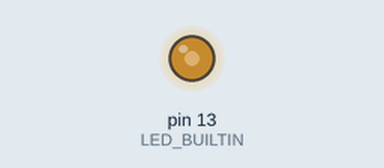
Recording of a sketch running on a simulated Arduino Mega 2560, built with avr-gcc and run on an emulated ATmega2560. On the bench: output pins drawn as LEDs (lit = HIGH). What the sketch prints to the serial monitor is not drawn.

Above: at 0.2 s.
Timing chart, 0 to 1.7 s (numbered marks = the images above):
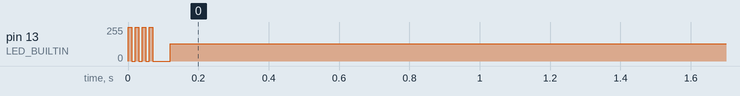

The sketch:

Timer.ino
```cpp
#undef F_CPU
#define F_CPU 16000000UL // 16MHz clock frequency
#define PRESCALER 8UL
#define F_S 100UL  // 1Hz sampling frequency

volatile uint8_t countFlag = 0;
int counts = F_CPU/(PRESCALER*F_S) - 1; //
volatile bool Mode = 0;
unsigned int i;

void setup() {
  //Used for verification/debugging
  pinMode(LED_BUILTIN, OUTPUT);
  Serial.begin(9600);


  /*
     Timers and interrupts
  */
  // Set a 1Hz Timer for clocking controller
  TCCR5A = 0;
  TCCR5B = (1 << WGM52) | (0 << CS52) | (1 << CS51) | (0 << CS50);
  OCR5A = F_CPU / (PRESCALER * F_S) - 1; //Set the number of counts to compare the counter with
  TIMSK5 |= (1 << OCIE5A);
  TCNT5 = 0;
}

void loop() {

  if (countFlag) {
    countFlag = 0;
    i = TCNT5;

    // Prints out counts and number of counts since last interrupt for debugging purposes
    Serial.print(counts);
    Serial.print(" ");
    Serial.println(i);
    digitalWrite(LED_BUILTIN, Mode);
  }
}

/* Interrupt Service Routine called by the counter
 * Be careful with what code you place in this routine! If this routine takes too long to execute it may cause some complicated errors.
 */
ISR(TIMER5_COMPA_vect) {
  countFlag = 1;
  Mode = !Mode;
}
```
